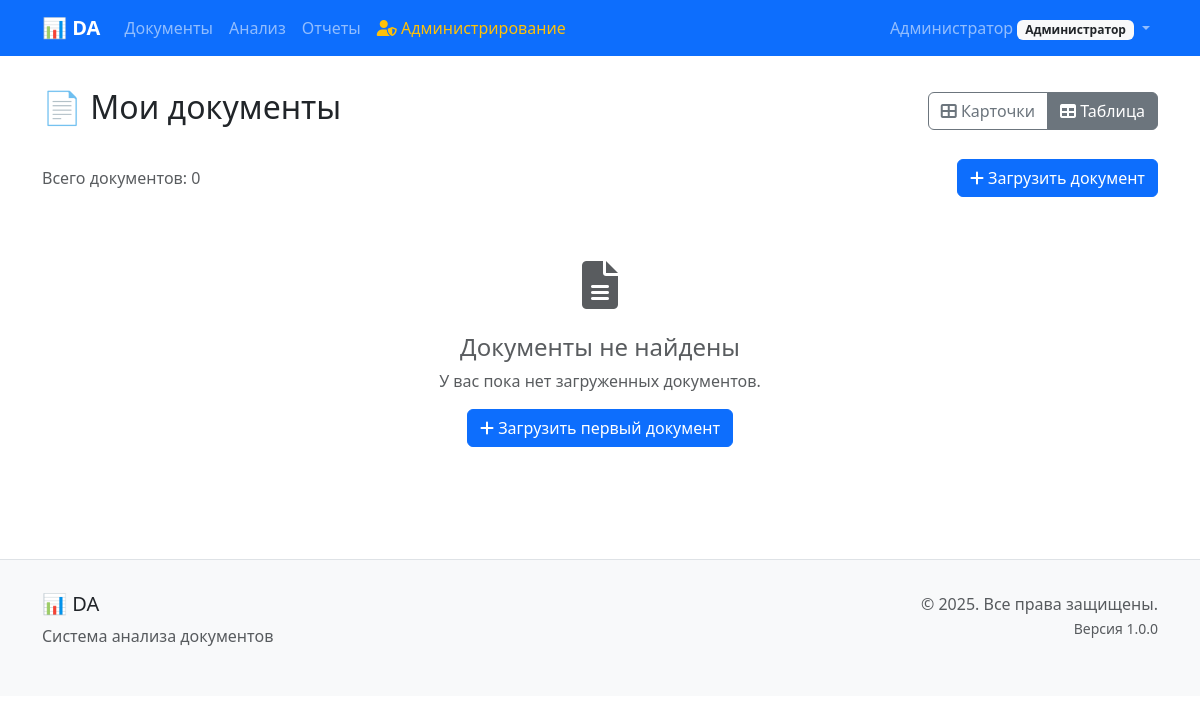
The page /documents/?view_mode=table (signed in) on the database as committed earlier.
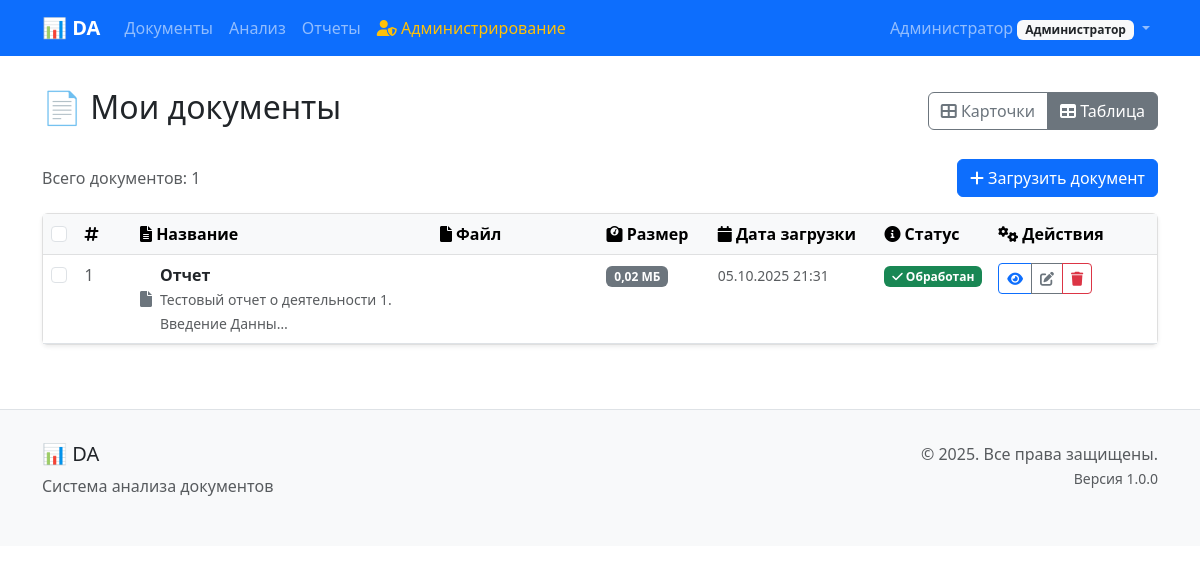
The same page on the database as committed later.
### documents/models.py (models this page shows, shortened)
class Document(models.Model):
    STATUS_CHOICES = [
        ('uploaded', 'Загружен'),
        ('processing', 'Обрабатывается'),
        ('processed', 'Обработан'),
        ('error', 'Ошибка'),
    ]
    title = models.CharField(
        max_length=255,
        verbose_name='Название документа'
    )
    filename = models.CharField(
        max_length=255,
        verbose_name='Имя файла'
    )
    file = models.FileField(
        upload_to='documents/%Y/%m/%d/',
        validators=[FileExtensionValidator(allowed_extensions=['docx'])],
        verbose_name='Файл документа'
    )
    file_size = models.BigIntegerField(
        verbose_name='Размер файла (байт)'
    )
    checksum = models.CharField(
        max_length=64,
        verbose_name='Контрольная сумма'
    )
    version = models.CharField(
        max_length=50,
        default='1.0',
        verbose_name='Версия'
    )
    status = models.CharField(
        max_length=20,
        choices=STATUS_CHOICES,
        default='uploaded',
        verbose_name='Статус'
    )
    upload_date = models.DateTimeField(
        auto_now_add=True,
        verbose_name='Дата загрузки'
    )
    processed_date = models.DateTimeField(
        null=True,
        blank=True,
        verbose_name='Дата обработки'
    )
    processing_error = models.TextField(
        blank=True,
        verbose_name='Ошибка обработки'
    )
    user = models.ForeignKey(
        User,
        on_delete=models.CASCADE,
        related_name='documents',
        verbose_name='Пользователь'
    )
    parent_document = models.ForeignKey(
        'self',
        on_delete=models.CASCADE,
        null=True,
        blank=True,
        related_name='versions',
        verbose_name='Родительский документ'
    )
    is_latest_version = models.BooleanField(
        default=True,
        verbose_name='Последняя версия'
    )
    version_notes = models.TextField(
        blank=True,
        verbose_name='Заметки к версии'
    )
    content_text = models.TextField(
        blank=True,
        verbose_name='Текстовое содержимое'
    )
    content_structure = models.JSONField(
        default=dict,
        blank=True,
        verbose_name='Структура документа'
    )
    metadata = models.JSONField(
        default=dict,
        blank=True,
        verbose_name='Метаданные'
    )
    key_points = models.JSONField(
        default=list,
        blank=True,
        verbose_name='Ключевые моменты'
    )
    key_points_generated_date = models.DateTimeField(
        null=True,
        blank=True,
        verbose_name='Дата генерации ключевых моментов'
    )
    class Meta:
        verbose_name = 'Документ'
        verbose_name_plural = 'Документы'
        ordering = ['-upload_date']
    def get_latest_version(self):
        if self.parent_document:
            return self.parent_document.get_latest_version()
        else:
            latest = self.versions.filter(is_latest_version=True).first()
            return latest if latest else self
    def get_file_extension(self):
        return os.path.splitext(self.filename)[1].lower()
    def is_docx(self):
        return self.get_file_extension() == '.docx'
    def get_file_size_mb(self):
        if self.file_size:
            return round(self.file_size / (1024 * 1024), 2)
        return 0

### documents/views.py (the view)
# urls.py: path('', views.DocumentListView.as_view(), name='list'),
class DocumentListView(LoginRequiredMixin, ListView):
    model = Document
    template_name = 'documents/document_list.html'
    context_object_name = 'documents'
    def get_queryset(self):
        return Document.objects.filter(
            user=self.request.user,
            parent_document__isnull=True  # Только документы без родителя (корневые)
        ).order_by('-upload_date')
    def get_paginate_by(self, queryset):
        from settings.models import ApplicationSettings
        settings = ApplicationSettings.get_settings()
        return settings.items_per_page
    def get_context_data(self, **kwargs):
        context = super().get_context_data(**kwargs)
        view_mode = self.request.GET.get('view_mode', self.request.session.get('document_view_mode', 'card'))
        context['view_mode'] = view_mode
        self.request.session['document_view_mode'] = view_mode
        if view_mode == 'table':
            context['template_name'] = 'documents/document_list_table.html'
        else:
            context['template_name'] = 'documents/document_list_card.html'
        return context

### templates/documents/document_list.html (shortened to what the changed rows need)
{% extends 'base/base.html' %}
{% block content %}
<div class="row">
    <div class="col-12">
        <div class="d-flex justify-content-between align-items-center mb-4">
            <h2>📄 Мои документы</h2>
        </div>
        <div class="d-flex justify-content-between align-items-center mb-3">
            <div class="d-flex align-items-center">
                <div class="text-muted me-3">
                    Всего документов: {{ documents|length }}
                </div>
            </div>
        </div>
        {% if view_mode == 'table' %}
            {% if documents %}
                <div class="card">
                    <div class="card-body p-0">
                        <div class="table-responsive">
                            <table class="table table-hover mb-0">
                                <thead class="table-light">
                                    <tr>
                                        <th style="width: 3%;">
                                            <input type="checkbox" id="selectAllCheckbox" class="form-check-input">
                                        </th>
                                        <th style="width: 5%;"><i class="fas fa-hashtag"></i></th>
                                        <th style="width: 27%;"><i class="fas fa-file-alt"></i> Название</th>
                                        <th style="width: 15%;"><i class="fas fa-file"></i> Файл</th>
                                        <th style="width: 10%;"><i class="fas fa-weight"></i> Размер</th>
                                        <th style="width: 15%;"><i class="fas fa-calendar"></i> Дата загрузки</th>
                                        <th style="width: 10%;"><i class="fas fa-info-circle"></i> Статус</th>
                                        <th style="width: 15%;"><i class="fas fa-cogs"></i> Действия</th>
                                    </tr>
                                </thead>
                                <tbody>
                                    {% for document in documents %}
                                    <tr>
                                        <td>
                                            <input type="checkbox" class="form-check-input document-checkbox"
                                                   value="{{ document.id }}" data-document-id="{{ document.id }}">
                                        </td>
                                        <td class="text-muted">{{ forloop.counter }}</td>
                                        <td>
                                            <div class="d-flex align-items-center">
                                                <div class="me-2">
                                                    {% if document.is_docx %}
                                                        <i class="fas fa-file-word text-primary"></i>
                                                    {% else %}
                                                        <i class="fas fa-file text-secondary"></i>
                                                    {% endif %}
                                                </div>
                                                <div>
                                                    <strong>{{ document.title }}</strong>
                                                    {% if document.content_text %}
                                                        <br><small class="text-muted">{{ document.content_text|truncatechars:50 }}</small>
                                                    {% endif %}
                                                </div>
                                            </div>
                                        </td>
                                        <td><small class="text-muted">{{ document.filename }}</small></td>
                                        <td><span class="badge bg-secondary">{{ document.get_file_size_mb }} МБ</span></td>
                                        <td><small class="text-muted">{{ document.upload_date|date:"d.m.Y H:i" }}</small></td>
                                        <td>
                                            {% if document.status == 'processed' %}
                                                <span class="badge bg-success"><i class="fas fa-check"></i> Обработан</span>
                                            {% elif document.status == 'processing' %}
                                                <span class="badge bg-warning"><i class="fas fa-spinner fa-spin"></i> Обработка</span>
                                            {% elif document.status == 'error' %}
                                                <span class="badge bg-danger"><i class="fas fa-exclamation-triangle"></i> Ошибка</span>
                                            {% else %}
                                                <span class="badge bg-secondary"><i class="fas fa-clock"></i> Загружен</span>
                                            {% endif %}
                                        </td>
                                        <td>
                                            <div class="btn-group btn-group-sm" role="group">
                                                <a href="{% url 'documents:detail' document.get_latest_version.pk %}" class="btn btn-outline-primary" title="Просмотр">
                                                    <i class="fas fa-eye"></i>
                                                </a>
                                                <a href="{% url 'documents:rename' document.pk %}" class="btn btn-outline-secondary" title="Переименовать">
                                                    <i class="fas fa-edit"></i>
                                                </a>
                                                <a href="{% url 'documents:delete' document.pk %}" class="btn btn-outline-danger" title="Удалить">
                                                    <i class="fas fa-trash"></i>
                                                </a>
                                            </div>
                                        </td>
                                    </tr>
                                    {% endfor %}
                                </tbody>
                            </table>
                        </div>
                    </div>
                </div>
            {% else %}
                <div class="text-center py-5">
                    <div class="mb-4">
                        <i class="fas fa-file-alt fa-3x text-muted"></i>
                    </div>
                    <h4 class="text-muted">Документы не найдены</h4>
                    <p class="text-muted">У вас пока нет загруженных документов.</p>
                    <a href="{% url 'documents:upload' %}" class="btn btn-primary">
                        <i class="fas fa-plus"></i> Загрузить первый документ
                    </a>
                </div>
            {% endif %}
        {% endif %}
    </div>
</div>
{% endblock %}

Rows that differ between the two databases and show on the page:
added Document: title "Отчет", content_text "Тестовый отчет о деятельности 1. Введение Данны…", get_file_size_mb "0,02", upload_date "05.10.2025 21:31", status "processed" (drawn)
Other text that changed with them:
{{ documents|length }}: "0" → "1"
form field value: (not shown) → "☐"
text no longer shown: "Документы не найдены У вас пока нет загруженных документов. Загрузить первый документ"
text now shown: "Название Файл Размер Дата загрузки Статус Действия"
